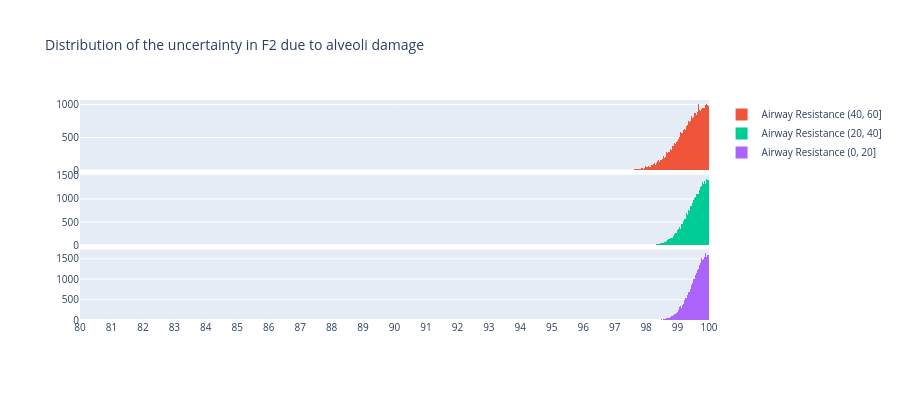

This figure's notebook cell:
### Code cell
# Create subplot with 4 rows
fig = make_subplots(
    rows=3, cols=1, shared_xaxes=True, vertical_spacing=0.02
)

# For each group compute the std up and down
for i in np.arange(1, 4):
    print(f"Group {group_labels[i]}")
    o2sat_group = df[df["AR group"] == group_labels[i]][O2_col]
    # Compute group median
    # print(f"Median: {o2sat_group.median()}")
    # o2sat_group_up = o2sat_group[o2sat_group > o2sat_group.median()]
    # o2sat_group_down = o2sat_group[o2sat_group <= o2sat_group.median()]
    # print(f"Median: {o2sat_group.median()}")
    o2sat_group_up = o2sat_group[o2sat_group > 100]
    o2sat_group_down = o2sat_group[o2sat_group <= 100]
    # Print std for both
    print(f"Std up: {o2sat_group_up.std()}")
    print(f"Std down: {o2sat_group_down.std()}")
    # Print diff
    diff = o2sat_group_down.std() - o2sat_group_up.std()
    print(f"Std diff: {diff}")

    # Generate 1000 points from normal distribution with mean 100 and std diff
    sample = np.random.normal(100, diff, 100000)
    # Remove samples above 100
    sample = sample[sample <= 100]
    # Add to plot
    fig.add_trace(
        go.Histogram(
            x=sample,
            name=f"Airway Resistance {group_labels[i]}",
            # Bin size of 1
            xbins=dict(start=75, end=110, size=0.02),
        ),
        row=i,
        col=1,
    )

title = f"Distribution of the uncertainty in F2 due to alveoli damage"
fig.update_layout(
    title=title,
    font=dict(size=10),
    height=400
)
fig.update_xaxes(range=[80, 100], tick0=75, dtick=1)
fig.update_xaxes(tick0=75, dtick=1, row=len(group_labels) - 1, col=1)
fig.update_xaxes(
    title_text="Uncertainty due to alveoli damage",
    row=len(group_labels) - 1,
    col=1,
)
# Put first colour to red on row 1, second to green row 2, third to purple row 3
fig.update_traces(marker_color="#EF553B", row=1, col=1)
fig.update_traces(marker_color="#00CC96", row=2, col=1)
fig.update_traces(marker_color="#AB63FA", row=3, col=1)

fig.show()

### Figure 1 — Plotly figure (JSON) as saved in the notebook; plotly's stock layout.template omitted (floating-point values rounded to 4 significant figures; data arrays with more than 128 entries replaced by an {"elided": "..."} marker saying what was removed)
{"data": [{"marker": {"color": "#EF553B"}, "name": "Airway Resistance (40, 60]", "type": "histogram", "x": {"elided": "50244 float values"}, "xaxis": "x", "xbins": {"end": 110, "size": 0.02, "start": 75}, "yaxis": "y"}, {"marker": {"color": "#00CC96"}, "name": "Airway Resistance (20, 40]", "type": "histogram", "x": {"elided": "50155 float values"}, "xaxis": "x2", "xbins": {"end": 110, "size": 0.02, "start": 75}, "yaxis": "y2"}, {"marker": {"color": "#AB63FA"}, "name": "Airway Resistance (0, 20]", "type": "histogram", "x": {"elided": "50051 float values"}, "xaxis": "x3", "xbins": {"end": 110, "size": 0.02, "start": 75}, "yaxis": "y3"}], "layout": {"font": {"size": 10}, "height": 400, "title": {"text": "Distribution of the uncertainty in F2 due to alveoli damage"}, "xaxis": {"anchor": "y", "domain": [0, 1], "dtick": 1, "matches": "x3", "range": [80, 100], "showticklabels": false, "tick0": 75}, "xaxis2": {"anchor": "y2", "domain": [0, 1], "dtick": 1, "matches": "x3", "range": [80, 100], "showticklabels": false, "tick0": 75}, "xaxis3": {"anchor": "y3", "domain": [0, 1], "dtick": 1, "range": [80, 100], "tick0": 75}, "yaxis": {"anchor": "x", "domain": [0.68, 1]}, "yaxis2": {"anchor": "x2", "domain": [0.34, 0.66]}, "yaxis3": {"anchor": "x3", "domain": [0, 0.32]}}}
